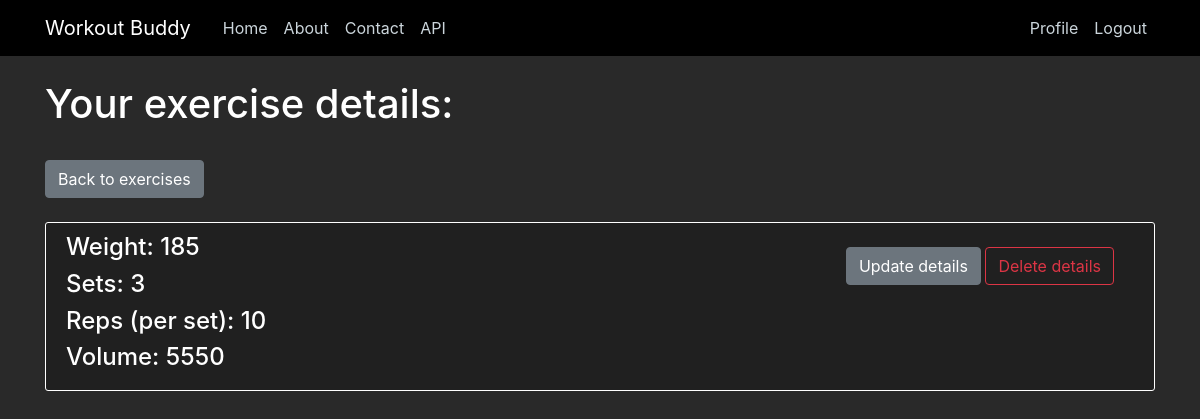
The app's page /workouts/29/exercises/9/details/ (signed in), older data.
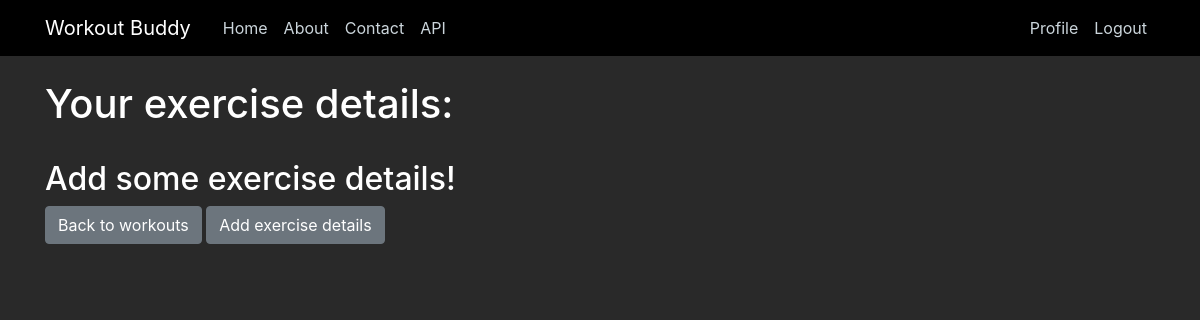
The same page, newer data.
### exercisesdetails/models.py (models this page shows, shortened)
class ExercisesDetails(models.Model):
    exercise_id = models.ForeignKey(Exercises, default=None, on_delete=models.CASCADE) #delete exercise details if exercise it is associated with is deleted.
    weight = models.IntegerField()
    set_amount = models.IntegerField()
    total_reps = models.IntegerField()
    volume = models.IntegerField(default=0) #is able to be null or blank. Will be auto filled in by after exercises details are inputted.

### exercisesdetails/views.py (the view)
# urls.py: path('workouts/<int:pk>/exercises/<int:exercisepk>/details/', ExercisesDetailsListView.as_view(), name='exercise-exercisesdetails'),
class ExercisesDetailsListView(LoginRequiredMixin, UserPassesTestMixin, ListView):
    model = ExercisesDetails
    template_name = 'exercisesdetails/exercisesdetails.html'
    context_object_name = 'exercisesdetails'
    def get_queryset(self):
        exercisepk = self.kwargs['exercisepk']
        exercise = Exercises.objects.get(pk=exercisepk)
        queryset = ExercisesDetails.objects.filter(exercise_id=exercisepk)
        return queryset.order_by('-weight') #order by heaviest weight
    def test_func(self):
        username = Exercises.objects.get(pk=self.kwargs['exercisepk']).workout_id.username
        if self.request.user == username:
            return True
        else:
            return False

### exercisesdetails/templates/exercisesdetails/exercisesdetails.html (shortened to what this page needs)
{% extends "main/base.html" %}
{% block content %}
    {% if user.is_authenticated %}
    <h1>Your exercise details: </h1>
    <br />
        {% if exercisesdetails.0 is None %}
            <h2>Add some exercise details!</h2>
            <a class="btn btn-secondary" href="{% url 'workouts' %}">Back to workouts</a>
            <a class="btn btn-secondary" href="new/">Add exercise details</a>
        {% else %}
          <a class="btn btn-secondary" href="{% url 'workout-exercises' exercisesdetails.0.exercise_id.workout_id.id %}">Back to exercises</a>
        {% endif %}
        <br /><br />
        {% for exercisedetails in exercisesdetails %}
            <div class="content-section">
                {% if not request.user_agent.is_mobile %}
                    <div class="button-section float-right">
                        <a class="btn btn-secondary mt-1 mb-1" href="{% url 'exercisesdetails-update' exercisedetails.exercise_id.workout_id.id exercisedetails.exercise_id.id exercisedetails.id %}">Update details</a>
                        <a class="btn btn-outline-danger" href="{% url 'exercisesdetails-delete' exercisedetails.exercise_id.workout_id.id exercisedetails.exercise_id.id exercisedetails.id %}">Delete details</a>
                    </div>
                    <h4>Weight: {{ exercisedetails.weight }}</h4>
                    <h4>Sets: {{ exercisedetails.set_amount }}</h4>
                    <h4>Reps (per set): {{ exercisedetails.total_reps }}</h4>
                    <h4>Volume: {{ exercisedetails.volume }} </h4>
                {% endif %}
            </div>
        {% endfor %}
    {% else %}
        <h2>Login to view or edit your workouts</h2>
        <a href="{% url 'login' %}">Login</a>
        <br />
        <h2>Or register if you don't have an account to log into</h2>
        <a href="{% url 'register' %}">Register now!</a>
    {% endif %}
{% endblock content %}

Row changes from the older to the newer data that the page shows:
removed ExercisesDetails: weight "185", set_amount "3", total_reps "10", volume "5550"
Text that changed along with them:
text no longer shown: "Back to exercises"
text now shown: "Add some exercise details! Back to workouts Add exercise details"
